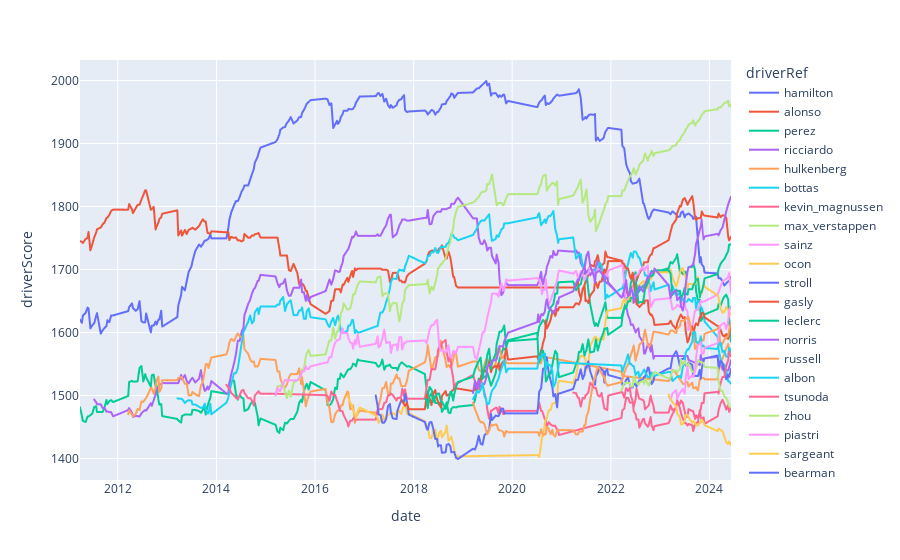

Notebook cell for this chart:
### Code cell
dri_df = mod_df.groupby(["year", "date", "driverId"])["driverScore"].max().reset_index()
dri_df = dri_df.merge(drivers_df, on="driverId", how="left")
cur_dri = set(dri_df.loc[dri_df["year"] == 2024, "driverId"])
cur_dri_df = dri_df[dri_df["driverId"].isin(cur_dri) & (dri_df["year"] > 2010)]

px.line(cur_dri_df, x="date", y="driverScore", color="driverRef")

### Figure 1 — Plotly figure (JSON) as saved in the notebook; plotly's stock layout.template omitted (floating-point values rounded to 4 significant figures; data arrays with more than 128 entries replaced by an {"elided": "..."} marker saying what was removed)
{"data": [{"hovertemplate": "driverRef=hamilton<br>date=%{x}<br>driverScore=%{y}<extra></extra>", "legendgroup": "hamilton", "line": {"color": "#636efa", "dash": "solid"}, "marker": {"symbol": "circle"}, "mode": "lines", "name": "hamilton", "showlegend": true, "type": "scattergl", "x": {"elided": "270 str values"}, "xaxis": "x", "y": {"elided": "270 float values"}, "yaxis": "y"}, {"hovertemplate": "driverRef=alonso<br>date=%{x}<br>driverScore=%{y}<extra></extra>", "legendgroup": "alonso", "line": {"color": "#EF553B", "dash": "solid"}, "marker": {"symbol": "circle"}, "mode": "lines", "name": "alonso", "showlegend": true, "type": "scattergl", "x": {"elided": "230 str values"}, "xaxis": "x", "y": {"elided": "230 float values"}, "yaxis": "y"}, {"hovertemplate": "driverRef=perez<br>date=%{x}<br>driverScore=%{y}<extra></extra>", "legendgroup": "perez", "line": {"color": "#00cc96", "dash": "solid"}, "marker": {"symbol": "circle"}, "mode": "lines", "name": "perez", "showlegend": true, "type": "scattergl", "x": {"elided": "268 str values"}, "xaxis": "x", "y": {"elided": "268 float values"}, "yaxis": "y"}, {"hovertemplate": "driverRef=ricciardo<br>date=%{x}<br>driverScore=%{y}<extra></extra>", "legendgroup": "ricciardo", "line": {"color": "#ab63fa", "dash": "solid"}, "marker": {"symbol": "circle"}, "mode": "lines", "name": "ricciardo", "showlegend": true, "type": "scattergl", "x": {"elided": "248 str values"}, "xaxis": "x", "y": {"elided": "248 float values"}, "yaxis": "y"}, {"hovertemplate": "driverRef=hulkenberg<br>date=%{x}<br>driverScore=%{y}<extra></extra>", "legendgroup": "hulkenberg", "line": {"color": "#FFA15A", "dash": "solid"}, "marker": {"symbol": "circle"}, "mode": "lines", "name": "hulkenberg", "showlegend": true, "type": "scattergl", "x": {"elided": "196 str values"}, "xaxis": "x", "y": {"elided": "196 float values"}, "yaxis": "y"}, {"hovertemplate": "driverRef=bottas<br>date=%{x}<br>driverScore=%{y}<extra></extra>", "legendgroup": "bottas", "line": {"color": "#19d3f3", "dash": "solid"}, "marker": {"symbol": "circle"}, "mode": "lines", "name": "bottas", "showlegend": true, "type": "scattergl", "x": {"elided": "232 str values"}, "xaxis": "x", "y": {"elided": "232 float values"}, "yaxis": "y"}, {"hovertemplate": "driverRef=kevin_magnussen<br>date=%{x}<br>driverScore=%{y}<extra></extra>", "legendgroup": "kevin_magnussen", "line": {"color": "#FF6692", "dash": "solid"}, "marker": {"symbol": "circle"}, "mode": "lines", "name": "kevin_magnussen", "showlegend": true, "type": "scattergl", "x": {"elided": "173 str values"}, "xaxis": "x", "y": {"elided": "173 float values"}, "yaxis": "y"}, {"hovertemplate": "driverRef=max_verstappen<br>date=%{x}<br>driverScore=%{y}<extra></extra>", "legendgroup": "max_verstappen", "line": {"color": "#B6E880", "dash": "solid"}, "marker": {"symbol": "circle"}, "mode": "lines", "name": "max_verstappen", "showlegend": true, "type": "scattergl", "x": {"elided": "194 str values"}, "xaxis": "x", "y": {"elided": "194 float values"}, "yaxis": "y"}, {"hovertemplate": "driverRef=sainz<br>date=%{x}<br>driverScore=%{y}<extra></extra>", "legendgroup": "sainz", "line": {"color": "#FF97FF", "dash": "solid"}, "marker": {"symbol": "circle"}, "mode": "lines", "name": "sainz", "showlegend": true, "type": "scattergl", "x": {"elided": "193 str values"}, "xaxis": "x", "y": {"elided": "193 float values"}, "yaxis": "y"}, {"hovertemplate": "driverRef=ocon<br>date=%{x}<br>driverScore=%{y}<extra></extra>", "legendgroup": "ocon", "line": {"color": "#FECB52", "dash": "solid"}, "marker": {"symbol": "circle"}, "mode": "lines", "name": "ocon", "showlegend": true, "type": "scattergl", "x": {"elided": "142 str values"}, "xaxis": "x", "y": {"elided": "142 float values"}, "yaxis": "y"}, {"hovertemplate": "driverRef=stroll<br>date=%{x}<br>driverScore=%{y}<extra></extra>", "legendgroup": "stroll", "line": {"color": "#636efa", "dash": "solid"}, "marker": {"symbol": "circle"}, "mode": "lines", "name": "stroll", "showlegend": true, "type": "scattergl", "x": {"elided": "153 str values"}, "xaxis": "x", "y": {"elided": "153 float values"}, "yaxis": "y"}, {"hovertemplate": "driverRef=gasly<br>date=%{x}<br>driverScore=%{y}<extra></extra>", "legendgroup": "gasly", "line": {"color": "#EF553B", "dash": "solid"}, "marker": {"symbol": "circle"}, "mode": "lines", "name": "gasly", "showlegend": true, "type": "scattergl", "x": {"elided": "139 str values"}, "xaxis": "x", "y": {"elided": "139 float values"}, "yaxis": "y"}, {"hovertemplate": "driverRef=leclerc<br>date=%{x}<br>driverScore=%{y}<extra></extra>", "legendgroup": "leclerc", "line": {"color": "#00cc96", "dash": "solid"}, "marker": {"symbol": "circle"}, "mode": "lines", "name": "leclerc", "showlegend": true, "type": "scattergl", "x": {"elided": "134 str values"}, "xaxis": "x", "y": {"elided": "134 float values"}, "yaxis": "y"}, {"hovertemplate": "driverRef=norris<br>date=%{x}<br>driverScore=%{y}<extra></extra>", "legendgroup": "norris", "line": {"color": "#ab63fa", "dash": "solid"}, "marker": {"symbol": "circle"}, "mode": "lines", "name": "norris", "showlegend": true, "type": "scattergl", "x": ["2019-03-17", "2019-03-31", "2019-04-14", "2019-04-28", "2019-05-12", "2019-05-26", "2019-06-09", "2019-06-23", "2019-06-30", "2019-07-14", "2019-07-28", "2019-08-04", "2019-09-01", "2019-09-08", "2019-09-22", "2019-09-29", "2019-10-13", "2019-10-27", "2019-11-03", "2019-11-17", "2019-12-01", "2020-07-05", "2020-07-12", "2020-07-19", "2020-08-02", "2020-08-09", "2020-08-16", "2020-08-30", "2020-09-06", "2020-09-13", "2020-09-27", "2020-10-11", "2020-10-25", "2020-11-01", "2020-11-15", "2020-11-29", "2020-12-06", "2020-12-13", "2021-03-28", "2021-04-18", "2021-05-02", "2021-05-09", "2021-05-23", "2021-06-06", "2021-06-20", "2021-06-27", "2021-07-04", "2021-07-18", "2021-08-01", "2021-08-29", "2021-09-05", "2021-09-12", "2021-09-26", "2021-10-10", "2021-10-24", "2021-11-07", "2021-11-14", "2021-11-21", "2021-12-05", "2021-12-12", "2022-03-20", "2022-03-27", "2022-04-10", "2022-04-24", "2022-05-08", "2022-05-22", "2022-05-29", "2022-06-12", "2022-06-19", "2022-07-03", "2022-07-10", "2022-07-24", "2022-07-31", "2022-08-28", "2022-09-04", "2022-09-11", "2022-10-02", "2022-10-09", "2022-10-23", "2022-10-30", "2022-11-13", "2022-11-20", "2023-03-05", "2023-03-19", "2023-04-02", "2023-04-30", "2023-05-07", "2023-05-28", "2023-06-04", "2023-06-18", "2023-07-02", "2023-07-09", "2023-07-23", "2023-07-30", "2023-08-27", "2023-09-03", "2023-09-17", "2023-09-24", "2023-10-08", "2023-10-22", "2023-10-29", "2023-11-05", "2023-11-19", "2023-11-26", "2024-03-02", "2024-03-09", "2024-03-24", "2024-04-07", "2024-04-21", "2024-05-05", "2024-05-19", "2024-05-26", "2024-06-09"], "xaxis": "x", "y": [1504.0, 1523.0, 1511.0, 1525.0, 1512.0, 1518.0, 1518.0, 1528.0, 1545.0, 1549.0, 1549.0, 1556.0, 1556.0, 1558.0, 1571.0, 1578.0, 1578.0, 1578.0, 1587.0, 1592.0, 1600.0, 1616.0, 1629.0, 1616.0, 1628.0, 1629.0, 1627.0, 1633.0, 1645.0, 1653.0, 1638.0, 1638.0, 1631.0, 1632.0, 1636.0, 1649.0, 1646.0, 1656.0, 1665.0, 1678.0, 1684.0, 1683.0, 1692.0, 1698.0, 1704.0, 1710.0, 1721.0, 1728.0, 1706.0, 1690.0, 1679.0, 1695.0, 1696.0, 1698.0, 1694.0, 1689.0, 1682.0, 1681.0, 1678.0, 1680.0, 1655.0, 1658.0, 1668.0, 1683.0, 1658.0, 1660.0, 1670.0, 1664.0, 1647.0, 1656.0, 1661.0, 1668.0, 1674.0, 1665.0, 1672.0, 1676.0, 1689.0, 1687.0, 1695.0, 1695.0, 1695.0, 1702.0, 1675.0, 1655.0, 1663.0, 1667.0, 1651.0, 1657.0, 1642.0, 1635.0, 1654.0, 1676.0, 1697.0, 1703.0, 1707.0, 1708.0, 1725.0, 1740.0, 1751.0, 1763.0, 1767.0, 1779.0, 1748.0, 1752.0, 1757.0, 1754.0, 1762.0, 1767.0, 1779.0, 1793.0, 1803.0, 1808.0, 1816.0], "yaxis": "y"}, {"hovertemplate": "driverRef=russell<br>date=%{x}<br>driverScore=%{y}<extra></extra>", "legendgroup": "russell", "line": {"color": "#FFA15A", "dash": "solid"}, "marker": {"symbol": "circle"}, "mode": "lines", "name": "russell", "showlegend": true, "type": "scattergl", "x": ["2019-03-17", "2019-03-31", "2019-04-14", "2019-04-28", "2019-05-12", "2019-05-26", "2019-06-09", "2019-06-23", "2019-06-30", "2019-07-14", "2019-07-28", "2019-08-04", "2019-09-01", "2019-09-08", "2019-09-22", "2019-09-29", "2019-10-13", "2019-10-27", "2019-11-03", "2019-11-17", "2019-12-01", "2020-07-05", "2020-07-12", "2020-07-19", "2020-08-02", "2020-08-09", "2020-08-16", "2020-08-30", "2020-09-06", "2020-09-13", "2020-09-27", "2020-10-11", "2020-10-25", "2020-11-01", "2020-11-15", "2020-11-29", "2020-12-06", "2020-12-13", "2021-03-28", "2021-04-18", "2021-05-02", "2021-05-09", "2021-05-23", "2021-06-06", "2021-06-20", "2021-06-27", "2021-07-04", "2021-07-18", "2021-08-01", "2021-08-29", "2021-09-05", "2021-09-12", "2021-09-26", "2021-10-10", "2021-10-24", "2021-11-07", "2021-11-14", "2021-11-21", "2021-12-05", "2021-12-12", "2022-03-20", "2022-03-27", "2022-04-10", "2022-04-24", "2022-05-08", "2022-05-22", "2022-05-29", "2022-06-12", "2022-06-19", "2022-07-03", "2022-07-10", "2022-07-24", "2022-07-31", "2022-08-28", "2022-09-04", "2022-09-11", "2022-10-02", "2022-10-09", "2022-10-23", "2022-10-30", "2022-11-13", "2022-11-20", "2023-03-05", "2023-03-19", "2023-04-02", "2023-04-30", "2023-05-07", "2023-05-28", "2023-06-04", "2023-06-18", "2023-07-02", "2023-07-09", "2023-07-23", "2023-07-30", "2023-08-27", "2023-09-03", "2023-09-17", "2023-09-24", "2023-10-08", "2023-10-22", "2023-10-29", "2023-11-05", "2023-11-19", "2023-11-26", "2024-03-02", "2024-03-09", "2024-03-24", "2024-04-07", "2024-04-21", "2024-05-05", "2024-05-19", "2024-05-26", "2024-06-09"], "xaxis": "x", "y": [1489.0, 1478.0, 1471.0, 1463.0, 1457.0, 1458.0, 1455.0, 1444.0, 1439.0, 1444.0, 1454.0, 1452.0, 1454.0, 1454.0, 1445.0, 1445.0, 1444.0, 1442.0, 1435.0, 1444.0, 1442.0, 1442.0, 1441.0, 1436.0, 1446.0, 1441.0, 1438.0, 1438.0, 1439.0, 1451.0, 1447.0, 1439.0, 1446.0, 1438.0, 1435.0, 1445.0, 1443.0, 1445.0, 1445.0, 1438.0, 1439.0, 1442.0, 1443.0, 1443.0, 1454.0, 1454.0, 1466.0, 1474.0, 1493.0, 1526.0, 1526.0, 1536.0, 1546.0, 1542.0, 1535.0, 1530.0, 1531.0, 1522.0, 1516.0, 1516.0, 1521.0, 1525.0, 1535.0, 1544.0, 1549.0, 1559.0, 1564.0, 1573.0, 1579.0, 1555.0, 1562.0, 1572.0, 1581.0, 1586.0, 1597.0, 1604.0, 1581.0, 1577.0, 1581.0, 1588.0, 1601.0, 1601.0, 1597.0, 1603.0, 1603.0, 1599.0, 1606.0, 1610.0, 1619.0, 1619.0, 1618.0, 1622.0, 1623.0, 1625.0, 1596.0, 1602.0, 1574.0, 1575.0, 1583.0, 1587.0, 1589.0, 1589.0, 1587.0, 1598.0, 1606.0, 1609.0, 1578.0, 1582.0, 1589.0, 1591.0, 1595.0, 1604.0, 1616.0], "yaxis": "y"}, {"hovertemplate": "driverRef=albon<br>date=%{x}<br>driverScore=%{y}<extra></extra>", "legendgroup": "albon", "line": {"color": "#19d3f3", "dash": "solid"}, "marker": {"symbol": "circle"}, "mode": "lines", "name": "albon", "showlegend": true, "type": "scattergl", "x": ["2019-03-17", "2019-03-31", "2019-04-14", "2019-04-28", "2019-05-12", "2019-05-26", "2019-06-09", "2019-06-23", "2019-06-30", "2019-07-14", "2019-07-28", "2019-08-04", "2019-09-01", "2019-09-08", "2019-09-22", "2019-09-29", "2019-10-13", "2019-10-27", "2019-11-03", "2019-11-17", "2019-12-01", "2020-07-05", "2020-07-12", "2020-07-19", "2020-08-02", "2020-08-09", "2020-08-16", "2020-08-30", "2020-09-06", "2020-09-13", "2020-09-27", "2020-10-11", "2020-10-25", "2020-11-01", "2020-11-15", "2020-11-29", "2020-12-06", "2020-12-13", "2022-03-20", "2022-03-27", "2022-04-10", "2022-04-24", "2022-05-08", "2022-05-22", "2022-05-29", "2022-06-12", "2022-06-19", "2022-07-03", "2022-07-10", "2022-07-24", "2022-07-31", "2022-08-28", "2022-09-04", "2022-10-02", "2022-10-09", "2022-10-23", "2022-10-30", "2022-11-13", "2022-11-20", "2023-03-05", "2023-03-19", "2023-04-02", "2023-04-30", "2023-05-07", "2023-05-28", "2023-06-04", "2023-06-18", "2023-07-02", "2023-07-09", "2023-07-23", "2023-07-30", "2023-08-27", "2023-09-03", "2023-09-17", "2023-09-24", "2023-10-08", "2023-10-22", "2023-10-29", "2023-11-05", "2023-11-19", "2023-11-26", "2024-03-02", "2024-03-09", "2024-03-24", "2024-04-07", "2024-04-21", "2024-05-05", "2024-05-19", "2024-05-26", "2024-06-09"], "xaxis": "x", "y": [1494.0, 1500.0, 1506.0, 1505.0, 1509.0, 1520.0, 1501.0, 1492.0, 1486.0, 1488.0, 1503.0, 1507.0, 1516.0, 1521.0, 1527.0, 1534.0, 1543.0, 1550.0, 1556.0, 1537.0, 1543.0, 1543.0, 1554.0, 1561.0, 1559.0, 1566.0, 1564.0, 1567.0, 1540.0, 1553.0, 1548.0, 1548.0, 1539.0, 1513.0, 1520.0, 1535.0, 1541.0, 1552.0, 1548.0, 1538.0, 1547.0, 1555.0, 1565.0, 1550.0, 1550.0, 1547.0, 1547.0, 1532.0, 1535.0, 1538.0, 1529.0, 1538.0, 1541.0, 1529.0, 1529.0, 1532.0, 1536.0, 1532.0, 1531.0, 1538.0, 1538.0, 1523.0, 1528.0, 1530.0, 1531.0, 1528.0, 1546.0, 1554.0, 1567.0, 1574.0, 1573.0, 1586.0, 1600.0, 1601.0, 1586.0, 1583.0, 1585.0, 1594.0, 1578.0, 1579.0, 1575.0, 1574.0, 1581.0, 1584.0, 1569.0, 1571.0, 1562.0, 1562.0, 1576.0, 1569.0], "yaxis": "y"}, {"hovertemplate": "driverRef=tsunoda<br>date=%{x}<br>driverScore=%{y}<extra></extra>", "legendgroup": "tsunoda", "line": {"color": "#FF6692", "dash": "solid"}, "marker": {"symbol": "circle"}, "mode": "lines", "name": "tsunoda", "showlegend": true, "type": "scattergl", "x": ["2021-03-28", "2021-04-18", "2021-05-02", "2021-05-09", "2021-05-23", "2021-06-06", "2021-06-20", "2021-06-27", "2021-07-04", "2021-07-18", "2021-08-01", "2021-08-29", "2021-09-05", "2021-09-12", "2021-09-26", "2021-10-10", "2021-10-24", "2021-11-07", "2021-11-14", "2021-11-21", "2021-12-05", "2021-12-12", "2022-03-20", "2022-03-27", "2022-04-10", "2022-04-24", "2022-05-08", "2022-05-22", "2022-05-29", "2022-06-12", "2022-06-19", "2022-07-03", "2022-07-10", "2022-07-24", "2022-07-31", "2022-08-28", "2022-09-04", "2022-09-11", "2022-10-02", "2022-10-09", "2022-10-23", "2022-10-30", "2022-11-13", "2022-11-20", "2023-03-05", "2023-03-19", "2023-04-02", "2023-04-30", "2023-05-07", "2023-05-28", "2023-06-04", "2023-06-18", "2023-07-02", "2023-07-09", "2023-07-23", "2023-07-30", "2023-08-27", "2023-09-03", "2023-09-17", "2023-09-24", "2023-10-08", "2023-10-22", "2023-10-29", "2023-11-05", "2023-11-19", "2023-11-26", "2024-03-02", "2024-03-09", "2024-03-24", "2024-04-07", "2024-04-21", "2024-05-05", "2024-05-19", "2024-05-26", "2024-06-09"], "xaxis": "x", "y": [1505.0, 1504.0, 1496.0, 1496.0, 1482.0, 1496.0, 1495.0, 1500.0, 1501.0, 1505.0, 1520.0, 1512.0, 1512.0, 1512.0, 1500.0, 1498.0, 1504.0, 1487.0, 1479.0, 1479.0, 1477.0, 1500.0, 1505.0, 1505.0, 1497.0, 1512.0, 1507.0, 1512.0, 1499.0, 1491.0, 1475.0, 1471.0, 1462.0, 1462.0, 1449.0, 1463.0, 1463.0, 1456.0, 1450.0, 1454.0, 1466.0, 1453.0, 1445.0, 1451.0, 1456.0, 1463.0, 1470.0, 1481.0, 1489.0, 1487.0, 1492.0, 1489.0, 1475.0, 1467.0, 1466.0, 1478.0, 1475.0, 1475.0, 1463.0, 1469.0, 1464.0, 1474.0, 1479.0, 1488.0, 1488.0, 1504.0, 1506.0, 1503.0, 1520.0, 1529.0, 1529.0, 1547.0, 1556.0, 1569.0, 1562.0], "yaxis": "y"}, {"hovertemplate": "driverRef=zhou<br>date=%{x}<br>driverScore=%{y}<extra></extra>", "legendgroup": "zhou", "line": {"color": "#B6E880", "dash": "solid"}, "marker": {"symbol": "circle"}, "mode": "lines", "name": "zhou", "showlegend": true, "type": "scattergl", "x": ["2022-03-20", "2022-03-27", "2022-04-10", "2022-04-24", "2022-05-08", "2022-05-22", "2022-05-29", "2022-06-12", "2022-06-19", "2022-07-03", "2022-07-10", "2022-07-24", "2022-07-31", "2022-08-28", "2022-09-04", "2022-09-11", "2022-10-02", "2022-10-09", "2022-10-23", "2022-10-30", "2022-11-13", "2022-11-20", "2023-03-05", "2023-03-19", "2023-04-02", "2023-04-30", "2023-05-07", "2023-05-28", "2023-06-04", "2023-06-18", "2023-07-02", "2023-07-09", "2023-07-23", "2023-07-30", "2023-08-27", "2023-09-03", "2023-09-17", "2023-09-24", "2023-10-08", "2023-10-22", "2023-10-29", "2023-11-05", "2023-11-19", "2023-11-26", "2024-03-02", "2024-03-09", "2024-03-24", "2024-04-07", "2024-04-21", "2024-05-05", "2024-05-19", "2024-05-26", "2024-06-09"], "xaxis": "x", "y": [1508.0, 1511.0, 1520.0, 1520.0, 1520.0, 1520.0, 1514.0, 1514.0, 1530.0, 1522.0, 1521.0, 1517.0, 1521.0, 1524.0, 1518.0, 1526.0, 1519.0, 1516.0, 1525.0, 1528.0, 1534.0, 1537.0, 1527.0, 1529.0, 1539.0, 1539.0, 1537.0, 1542.0, 1557.0, 1549.0, 1555.0, 1551.0, 1546.0, 1551.0, 1538.0, 1537.0, 1540.0, 1543.0, 1556.0, 1554.0, 1553.0, 1553.0, 1551.0, 1545.0, 1544.0, 1523.0, 1507.0, 1507.0, 1499.0, 1496.0, 1490.0, 1483.0, 1481.0], "yaxis": "y"}, {"hovertemplate": "driverRef=piastri<br>date=%{x}<br>driverScore=%{y}<extra></extra>", "legendgroup": "piastri", "line": {"color": "#FF97FF", "dash": "solid"}, "marker": {"symbol": "circle"}, "mode": "lines", "name": "piastri", "showlegend": true, "type": "scattergl", "x": ["2023-03-05", "2023-03-19", "2023-04-02", "2023-04-30", "2023-05-07", "2023-05-28", "2023-06-04", "2023-06-18", "2023-07-02", "2023-07-09", "2023-07-23", "2023-07-30", "2023-08-27", "2023-09-03", "2023-09-17", "2023-09-24", "2023-10-08", "2023-10-22", "2023-10-29", "2023-11-05", "2023-11-19", "2023-11-26", "2024-03-02", "2024-03-09", "2024-03-24", "2024-04-07", "2024-04-21", "2024-05-05", "2024-05-19", "2024-05-26", "2024-06-09"], "xaxis": "x", "y": [1500, 1493.0, 1503.0, 1509.0, 1495.0, 1505.0, 1506.0, 1510.0, 1503.0, 1527.0, 1546.0, 1526.0, 1532.0, 1529.0, 1539.0, 1560.0, 1581.0, 1581.0, 1585.0, 1566.0, 1566.0, 1576.0, 1583.0, 1599.0, 1611.0, 1614.0, 1615.0, 1606.0, 1619.0, 1635.0, 1641.0], "yaxis": "y"}, {"hovertemplate": "driverRef=sargeant<br>date=%{x}<br>driverScore=%{y}<extra></extra>", "legendgroup": "sargeant", "line": {"color": "#FECB52", "dash": "solid"}, "marker": {"symbol": "circle"}, "mode": "lines", "name": "sargeant", "showlegend": true, "type": "scattergl", "x": ["2023-03-05", "2023-03-19", "2023-04-02", "2023-04-30", "2023-05-07", "2023-05-28", "2023-06-04", "2023-06-18", "2023-07-02", "2023-07-09", "2023-07-23", "2023-07-30", "2023-08-27", "2023-09-03", "2023-09-17", "2023-09-24", "2023-10-08", "2023-10-22", "2023-10-29", "2023-11-05", "2023-11-19", "2023-11-26", "2024-03-02", "2024-03-09", "2024-04-07", "2024-04-21", "2024-05-05", "2024-05-19", "2024-05-26", "2024-06-09"], "xaxis": "x", "y": [1502.0, 1494.0, 1489.0, 1483.0, 1471.0, 1465.0, 1454.0, 1454.0, 1460.0, 1469.0, 1469.0, 1465.0, 1456.0, 1459.0, 1456.0, 1452.0, 1452.0, 1457.0, 1457.0, 1462.0, 1457.0, 1453.0, 1443.0, 1448.0, 1443.0, 1435.0, 1426.0, 1423.0, 1427.0, 1421.0], "yaxis": "y"}, {"hovertemplate": "driverRef=bearman<br>date=%{x}<br>driverScore=%{y}<extra></extra>", "legendgroup": "bearman", "line": {"color": "#636efa", "dash": "solid"}, "marker": {"symbol": "circle"}, "mode": "lines", "name": "bearman", "showlegend": true, "type": "scattergl", "x": ["2024-03-09"], "xaxis": "x", "y": [1506.0], "yaxis": "y"}], "layout": {"legend": {"title": {"text": "driverRef"}, "tracegroupgap": 0}, "margin": {"t": 60}, "xaxis": {"anchor": "y", "domain": [0, 1], "title": {"text": "date"}}, "yaxis": {"anchor": "x", "domain": [0, 1], "title": {"text": "driverScore"}}}}
